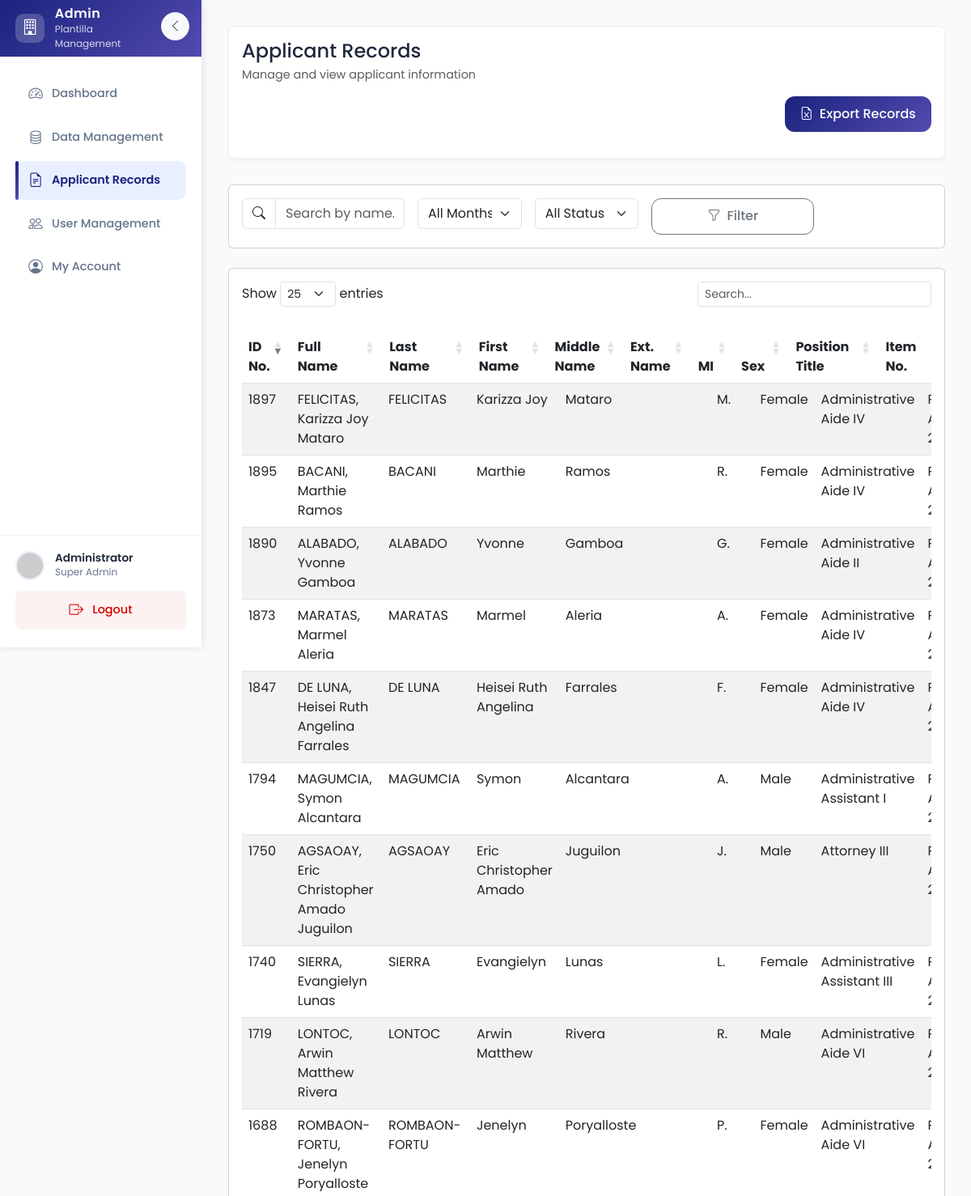
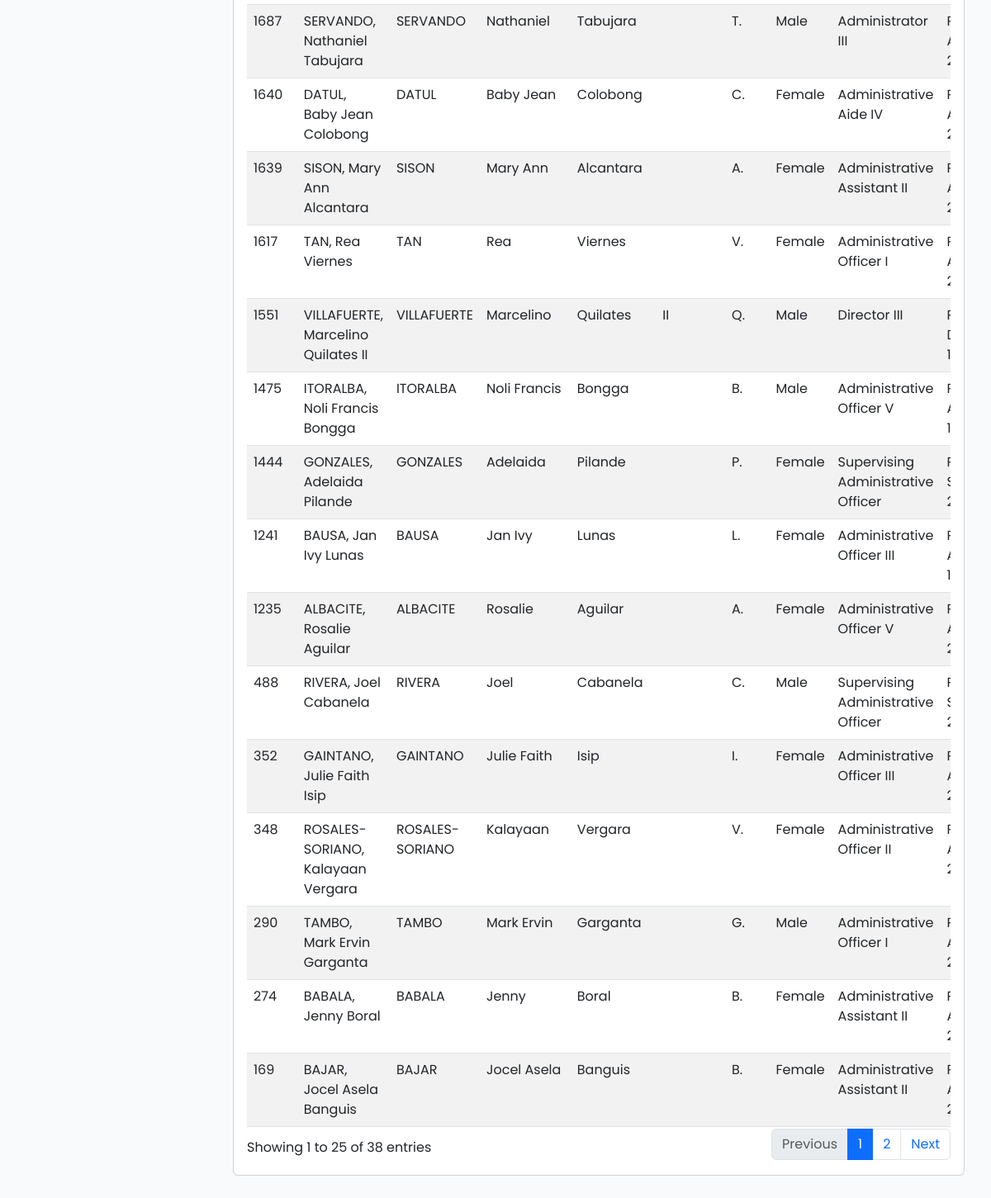
The page /admin/applicant_records.php on the database its author committed (2 pictures, top to bottom).
### tables this page shows
CREATE TABLE `records` (
  `id` int(11) NOT NULL,
  `division_id` int(11) NOT NULL DEFAULT 0,
  `plantilla_no` varchar(50) DEFAULT NULL,
  `plantilla_division` varchar(255) DEFAULT NULL,
  `plantilla_section` varchar(255) DEFAULT NULL,
  `equivalent_division` varchar(255) DEFAULT NULL,
  `plantilla_division_definition` text DEFAULT NULL,
  `plantilla_section_definition` text DEFAULT NULL,
  `fullname` varchar(255) DEFAULT NULL,
  `last_name` varchar(100) DEFAULT NULL,
  `first_name` varchar(100) DEFAULT NULL,
  `middle_name` varchar(100) DEFAULT NULL,
  `ext_name` varchar(50) DEFAULT NULL,
  `mi` varchar(10) DEFAULT NULL,
  `sex` varchar(10) DEFAULT NULL,
  `position_title` varchar(255) DEFAULT NULL,
  `item_number` varchar(50) DEFAULT NULL,
  `tech_code` varchar(50) DEFAULT NULL,
  `level` varchar(50) DEFAULT NULL,
  `appointment_status` varchar(100) DEFAULT NULL,
  `sg` varchar(10) DEFAULT NULL,
  `step` varchar(10) DEFAULT NULL,
  `monthly_salary` decimal(15,2) DEFAULT NULL,
  `date_of_birth` varchar(100) DEFAULT NULL,
  `date_orig_appt` varchar(100) DEFAULT NULL,
  `date_govt_srvc` varchar(100) DEFAULT NULL,
  `date_last_promotion` varchar(100) DEFAULT NULL,
  `date_last_increment` varchar(100) DEFAULT NULL,
  `date_longevity` varchar(100) DEFAULT NULL,
  `date_vacated` varchar(100) DEFAULT NULL,
  `vacated_due_to` varchar(255) DEFAULT NULL,
  `vacated_by` varchar(255) DEFAULT NULL,
  `id_no` varchar(50) DEFAULT NULL,
  `status` enum('Not Yet For Filing','On-Hold','On Process','Deliberated') NOT NULL DEFAULT 'Not Yet For Filing',
  `archive` tinyint(11) NOT NULL DEFAULT 0,
  `created_at` timestamp NOT NULL DEFAULT current_timestamp(),
  `updated_at` timestamp NOT NULL DEFAULT current_timestamp() ON UPDATE current_timestamp(),
  `created_by` int(11) NOT NULL
);

### admin/applicant_records.php (the view, shortened to what this page needs)
<?php
include '../dbconnection.php';
$search = isset($_GET['search']) ? $_GET['search'] : '';
$query = "SELECT r.*,
          DATE_FORMAT(r.date_of_birth, '%M %d, %Y') as formatted_dob,
          DATE_FORMAT(r.date_orig_appt, '%M %d, %Y') as formatted_orig_appt,
          DATE_FORMAT(r.date_govt_srvc, '%M %d, %Y') as formatted_govt_srvc,
          DATE_FORMAT(r.date_last_promotion, '%M %d, %Y') as formatted_last_promotion,
          DATE_FORMAT(r.date_last_increment, '%M %d, %Y') as formatted_last_increment,
          DATE_FORMAT(r.date_longevity, '%M %d, %Y') as formatted_longevity
          FROM records r
          WHERE 1=1";
$stmt = $conn->prepare($query);
$stmt->execute();
$result = $stmt->get_result();
$records = $result->fetch_all(MYSQLI_ASSOC);
?>
<!DOCTYPE html>
<html lang="en">
<head>
    <link href="https://cdn.jsdelivr.net/npm/bootstrap@5.3.0/dist/css/bootstrap.min.css" rel="stylesheet">
    <link rel="stylesheet" href="https://cdn.jsdelivr.net/npm/bootstrap-icons@1.11.0/font/bootstrap-icons.css">
    <link href="https://cdn.datatables.net/1.13.6/css/dataTables.bootstrap5.min.css" rel="stylesheet">
    <link rel="stylesheet" href="../assets/css/styles.css">
</head>
<body>
    <div class="sidebar" id="sidebar">
        <div class="sidebar-header">
            <div class="logo">
                <i class="bi bi-building"></i>
            </div>
            <div class="title">
                <h4>Admin</h4>
                <p>Plantilla Management</p>
            </div>
            <button class="toggle-sidebar" id="toggleSidebar" title="Minimize Sidebar">
                <i class="bi bi-chevron-left"></i>
            </button>
        </div>
        <div class="sidebar-content">
            <ul class="nav flex-column">
                <li class="nav-item">
                    <a class="nav-link" href="dashboard.php">
                        <i class="bi bi-speedometer2"></i>
                        <span>Dashboard</span>
                    </a>
                </li>
                <li class="nav-item">
                    <a class="nav-link" href="data_management.php">
                        <i class="bi bi-database"></i>
                        <span>Data Management</span>
                    </a>
                </li>
                <li class="nav-item">
                    <a class="nav-link active" href="applicant_records.php">
                        <i class="bi bi-file-earmark-text"></i>
                        <span>Applicant Records</span>
                    </a>
                </li>
                <li class="nav-item">
                    <a class="nav-link" href="user_management.php">
                        <i class="bi bi-people"></i>
                        <span>User Management</span>
                    </a>
                </li>
                <li class="nav-item">
                    <a class="nav-link" href="my_account.php">
                        <i class="bi bi-person-circle"></i>
                        <span>My Account</span>
                    </a>
                </li>
            </ul>
        </div>
        <div class="sidebar-footer">
            <div class="user-info">
                <img src="https://ui-avatars.com/api/?name=Admin&background=2962FF&color=fff" alt="Admin">
                <div class="user-details">
                    <h6>Administrator</h6>
                    <p>Super Admin</p>
                </div>
            </div>
            <div class="logout-btn">
            <a class="nav-link" onclick="return confirm('Are you sure you want to logout?')" href="logout.php">
                    <i class="bi bi-box-arrow-right"></i>
                    <span>Logout</span>
                </a>
            </div>
        </div>
    </div>
    <div class="main-content">
        <div class="dashboard-header">
            <div class="d-flex justify-content-between align-items-center mb-3">
                <div>
                    <h2 class="mb-1">Applicant Records</h2>
                    <p class="text-muted mb-0">Manage and view applicant information</p>
                </div>
            </div>
            <div class="d-flex justify-content-end mb-3">
                <div class="export-buttons">
                    <?php
                    $exportParams = [];
                    $exportUrl = 'export_records.php?' . implode('&', $exportParams);
                    ?>
                    <a href="<?php echo $exportUrl; ?>" class="btn btn-primary">
                        <i class="bi bi-file-earmark-excel me-2"></i>Export Records
                    </a>
                </div>
            </div>
        </div>
        <div class="card mb-4">
            <div class="card-body">
                <form method="GET" class="row g-3">
                    <div class="col-md-3">
                        <div class="input-group">
                            <span class="input-group-text bg-white">
                                <i class="bi bi-search"></i>
                            </span>
                            <input type="text" class="form-control" name="search" placeholder="Search by name..." value="<?php echo htmlspecialchars($search); ?>">
                        </div>
                    </div>
                    <div class="col-md-2">
                        <select class="form-select" name="month">
                            <option value="">All Months</option>
                        </select>
                    </div>
                    <div class="col-md-2">
                        <select class="form-select" name="status">
                            <option value="">All Status</option>
                        </select>
                    </div>
                    <div class="col-md-3">
                        <button type="submit" class="btn btn-outline-secondary w-100">
                            <i class="bi bi-funnel me-2"></i>Filter
                        </button>
                    </div>
                </form>
            </div>
        </div>
        <div class="card">
            <div class="card-body">
                <div class="table-responsive">
                    <table id="recordsTable" class="table table-striped table-hover">
                        <thead>
                            <tr>
                                <th>ID No.</th>
                                <th>Full Name</th>
                                <th>Last Name</th>
                                <th>First Name</th>
                                <th>Middle Name</th>
                                <th>Ext. Name</th>
                                <th>MI</th>
                                <th>Sex</th>
                                <th>Position Title</th>
                                <th>Item No.</th>
                            </tr>
                        </thead>
                        <tbody>
                            <?php foreach ($records as $record): ?>
                                <tr>
                                    <td><?php echo htmlspecialchars($record['id_no']); ?></td>
                                    <td><?php echo htmlspecialchars($record['last_name'] . ', ' . $record['first_name'] . ' ' . $record['middle_name'] . ' ' . $record['ext_name']); ?></td>
                                    <td><?php echo htmlspecialchars($record['last_name']); ?></td>
                                    <td><?php echo htmlspecialchars($record['first_name']); ?></td>
                                    <td><?php echo htmlspecialchars($record['middle_name']); ?></td>
                                    <td><?php echo htmlspecialchars($record['ext_name']); ?></td>
                                    <td><?php echo htmlspecialchars($record['mi']); ?></td>
                                    <td><?php echo htmlspecialchars($record['sex']); ?></td>
                                    <td><?php echo htmlspecialchars($record['position_title']); ?></td>
                                    <td><?php echo htmlspecialchars($record['item_number']); ?></td>
                                </tr>
                            <?php endforeach; ?>
                        </tbody>
                    </table>
                </div>
            </div>
        </div>
    </div>
</body>
</html>

### assets/css/styles.css (style rules this page uses)
:root { --primary-color: #1A237E; --primary-light: #534bae; --primary-dark: #000051; --secondary-color: #2962FF; --secondary-light: #768fff; --secondary-dark: #0039cb; --success-color: #00C853; --success-light: #5efc82; --success-dark: #009624; --warning-color: #FF6D00; --warning-light: #ff9e40; --warning-dark: #c43c00; --danger-color: #D50000; --danger-light: #ff5131; --danger-dark: #9b0000; --sidebar-width: 280px; --header-height: 70px; --card-shadow: 0 4px 20px rgba(0, 0, 0, 0.08); --hover-shadow: 0 8px 30px rgba(0, 0, 0, 0.12); --gradient-primary: linear-gradient(135deg, var(--primary-color) 0%, var(--primary-light) 100%); --gradient-secondary: linear-gradient(135deg, var(--secondary-color) 0%, var(--secondary-light) 100%); --gradient-success: linear-gradient(135deg, var(--success-color) 0%, var(--success-light) 100%); --gradient-warning: linear-gradient(135deg, var(--warning-color) 0%, var(--warning-light) 100%); --gradient-danger: linear-gradient(135deg, var(--danger-color) 0%, var(--danger-light) 100%); }
body { font-family: 'Poppins', sans-serif; background-color: #f8fafc; color: #1e293b; }
.sidebar { min-height: 100vh; background: #ffffff; color: #1e293b; transition: all 0.3s cubic-bezier(0.4, 0, 0.2, 1); position: fixed; width: var(--sidebar-width); z-index: 1000; box-shadow: 2px 0 20px rgba(0, 0, 0, 0.1); border-right: 1px solid rgba(0, 0, 0, 0.05); display: flex; flex-direction: column; }
.main-content { margin-left: var(--sidebar-width); padding: 2rem; min-height: 100vh; transition: all 0.3s ease; }
.sidebar-header { height: var(--header-height); padding: 1.2rem; background: var(--gradient-primary); color: white; display: flex; align-items: center; gap: 0.8rem; }
.sidebar-header .logo { width: 36px; height: 36px; background: rgba(255, 255, 255, 0.2); border-radius: 10px; display: flex; align-items: center; justify-content: center; font-size: 1.2rem; }
.sidebar-header h4 { margin: 0; font-weight: 600; font-size: 1rem; letter-spacing: 0.5px; }
.sidebar-header p { margin: 0; font-size: 0.75rem; opacity: 0.8; }
.sidebar-content { flex: 1; padding: 1.2rem; overflow-y: auto; }
.sidebar .nav-link { color: #64748b; padding: 0.7rem 1rem; margin: 0.15rem 0; border-radius: 10px; transition: all 0.3s cubic-bezier(0.4, 0, 0.2, 1); font-weight: 500; position: relative; display: flex; align-items: center; gap: 0.7rem; font-size: 0.9rem; }
.sidebar .nav-link::before { content: ''; position: absolute; left: 0; width: 4px; height: 100%; background: var(--gradient-primary); border-radius: 2px; transform: scaleX(0); transition: transform 0.3s cubic-bezier(0.4, 0, 0.2, 1); }
.sidebar .nav-link.active { background: rgba(41, 98, 255, 0.1); color: var(--primary-color); font-weight: 600; }
.sidebar .nav-link.active::before { transform: scaleX(1); }
.sidebar .nav-link i { font-size: 1.1rem; transition: transform 0.3s cubic-bezier(0.4, 0, 0.2, 1); }
.sidebar .nav-link.active i { color: var(--primary-color); }
.sidebar-footer { padding: 1.2rem; border-top: 1px solid rgba(0, 0, 0, 0.05); }
.sidebar-footer .user-info { display: flex; align-items: center; gap: 0.8rem; margin-bottom: 0.8rem; }
.sidebar-footer .user-info img { width: 36px; height: 36px; border-radius: 50%; border: 2px solid rgba(41, 98, 255, 0.1); }
.sidebar-footer .user-details h6 { margin: 0; font-weight: 600; font-size: 0.85rem; }
.sidebar-footer .user-details p { margin: 0; font-size: 0.75rem; color: #64748b; }
.sidebar-footer .logout-btn { width: 100%; }
.sidebar-footer .logout-btn .nav-link { color: var(--danger-color); justify-content: center; padding: 0.7rem; border-radius: 8px; background: rgba(213, 0, 0, 0.05); font-size: 0.9rem; }
.sidebar-footer .logout-btn .nav-link i { color: var(--danger-color); }
.dashboard-header { background: white; padding: 1.5rem; border-radius: 16px; box-shadow: var(--card-shadow); margin-bottom: 2rem; backdrop-filter: blur(10px); border: 1px solid rgba(0, 0, 0, 0.05); }
.btn { border-radius: 12px; padding: 0.6rem 1.2rem; font-weight: 500; transition: all 0.3s cubic-bezier(0.4, 0, 0.2, 1); }
.btn-primary { background: var(--gradient-primary); border: none; color: white; }
.dashboard-header h2 { font-size: 1.5rem; margin-bottom: 0.5rem; }
.dashboard-header p { font-size: 0.9rem; }

### rows shown on the page
records: id_no "1687", last_name+first_name+middle_name "SERVANDO, Nathaniel Tabujara", last_name "SERVANDO", first_name "Nathaniel", middle_name "Tabujara", mi "T.", sex "Male", position_title "Administrator III"
records: id_no "1551", last_name+first_name+middle_name "VILLAFUERTE, Marcelino Quilates II", last_name "VILLAFUERTE", first_name "Marcelino", middle_name "Quilates", ext_name "II", mi "Q.", sex "Male", position_title "Director III"
records: id_no "1740", last_name+first_name+middle_name "SIERRA, Evangielyn Lunas", last_name "SIERRA", first_name "Evangielyn", middle_name "Lunas", mi "L.", sex "Female", position_title "Administrative Assistant III"
records: id_no "1794", last_name+first_name+middle_name "MAGUMCIA, Symon Alcantara", last_name "MAGUMCIA", first_name "Symon", middle_name "Alcantara", mi "A.", sex "Male", position_title "Administrative Assistant I"
records: id_no "1719", last_name+first_name+middle_name "LONTOC, Arwin Matthew Rivera", last_name "LONTOC", first_name "Arwin Matthew", middle_name "Rivera", mi "R.", sex "Male", position_title "Administrative Aide VI"
records: id_no "1750", last_name+first_name+middle_name "AGSAOAY, Eric Christopher Amado Juguilon", last_name "AGSAOAY", first_name "Eric Christopher Amado", middle_name "Juguilon", mi "J.", sex "Male", position_title "Attorney III"
records: id_no "1873", last_name+first_name+middle_name "MARATAS, Marmel Aleria", last_name "MARATAS", first_name "Marmel", middle_name "Aleria", mi "A.", sex "Female", position_title "Administrative Aide IV"
records: id_no "1444", last_name+first_name+middle_name "GONZALES, Adelaida Pilande", last_name "GONZALES", first_name "Adelaida", middle_name "Pilande", mi "P.", sex "Female", position_title "Supervising Administrative Officer"
records: id_no "1475", last_name+first_name+middle_name "ITORALBA, Noli Francis Bongga", last_name "ITORALBA", first_name "Noli Francis", middle_name "Bongga", mi "B.", sex "Male", position_title "Administrative Officer V"
records: id_no "1241", last_name+first_name+middle_name "BAUSA, Jan Ivy Lunas", last_name "BAUSA", first_name "Jan Ivy", middle_name "Lunas", mi "L.", sex "Female", position_title "Administrative Officer III"
records: id_no "348", last_name+first_name+middle_name "ROSALES-SORIANO, Kalayaan Vergara", last_name "ROSALES-SORIANO", first_name "Kalayaan", middle_name "Vergara", mi "V.", sex "Female", position_title "Administrative Officer II"
records: id_no "274", last_name+first_name+middle_name "BABALA, Jenny Boral", last_name "BABALA", first_name "Jenny", middle_name "Boral", mi "B.", sex "Female", position_title "Administrative Assistant II"
records: id_no "1639", last_name+first_name+middle_name "SISON, Mary Ann Alcantara", last_name "SISON", first_name "Mary Ann", middle_name "Alcantara", mi "A.", sex "Female", position_title "Administrative Assistant II"
records: id_no "1688", last_name+first_name+middle_name "ROMBAON-FORTU, Jenelyn Poryalloste", last_name "ROMBAON-FORTU", first_name "Jenelyn", middle_name "Poryalloste", mi "P.", sex "Female", position_title "Administrative Aide VI"
records: id_no "1897", last_name+first_name+middle_name "FELICITAS, Karizza Joy Mataro", last_name "FELICITAS", first_name "Karizza Joy", middle_name "Mataro", mi "M.", sex "Female", position_title "Administrative Aide IV"
records: id_no "1895", last_name+first_name+middle_name "BACANI, Marthie Ramos", last_name "BACANI", first_name "Marthie", middle_name "Ramos", mi "R.", sex "Female", position_title "Administrative Aide IV"
records: id_no "1847", last_name+first_name+middle_name "DE LUNA, Heisei Ruth Angelina Farrales", last_name "DE LUNA", first_name "Heisei Ruth Angelina", middle_name "Farrales", mi "F.", sex "Female", position_title "Administrative Aide IV"
records: id_no "1235", last_name+first_name+middle_name "ALBACITE, Rosalie Aguilar", last_name "ALBACITE", first_name "Rosalie", middle_name "Aguilar", mi "A.", sex "Female", position_title "Administrative Officer V"
records: id_no "352", last_name+first_name+middle_name "GAINTANO, Julie Faith Isip", last_name "GAINTANO", first_name "Julie Faith", middle_name "Isip", mi "I.", sex "Female", position_title "Administrative Officer III"
records: id_no "290", last_name+first_name+middle_name "TAMBO, Mark Ervin Garganta", last_name "TAMBO", first_name "Mark Ervin", middle_name "Garganta", mi "G.", sex "Male", position_title "Administrative Officer I"
records: id_no "1617", last_name+first_name+middle_name "TAN, Rea Viernes", last_name "TAN", first_name "Rea", middle_name "Viernes", mi "V.", sex "Female", position_title "Administrative Officer I"
records: id_no "169", last_name+first_name+middle_name "BAJAR, Jocel Asela Banguis", last_name "BAJAR", first_name "Jocel Asela", middle_name "Banguis", mi "B.", sex "Female", position_title "Administrative Assistant II"
records: id_no "1640", last_name+first_name+middle_name "DATUL, Baby Jean Colobong", last_name "DATUL", first_name "Baby Jean", middle_name "Colobong", mi "C.", sex "Female", position_title "Administrative Aide IV"
records: id_no "1890", last_name+first_name+middle_name "ALABADO, Yvonne Gamboa", last_name "ALABADO", first_name "Yvonne", middle_name "Gamboa", mi "G.", sex "Female", position_title "Administrative Aide II"
records: id_no "488", last_name+first_name+middle_name "RIVERA, Joel Cabanela", last_name "RIVERA", first_name "Joel", middle_name "Cabanela", mi "C.", sex "Male", position_title "Supervising Administrative Officer"
